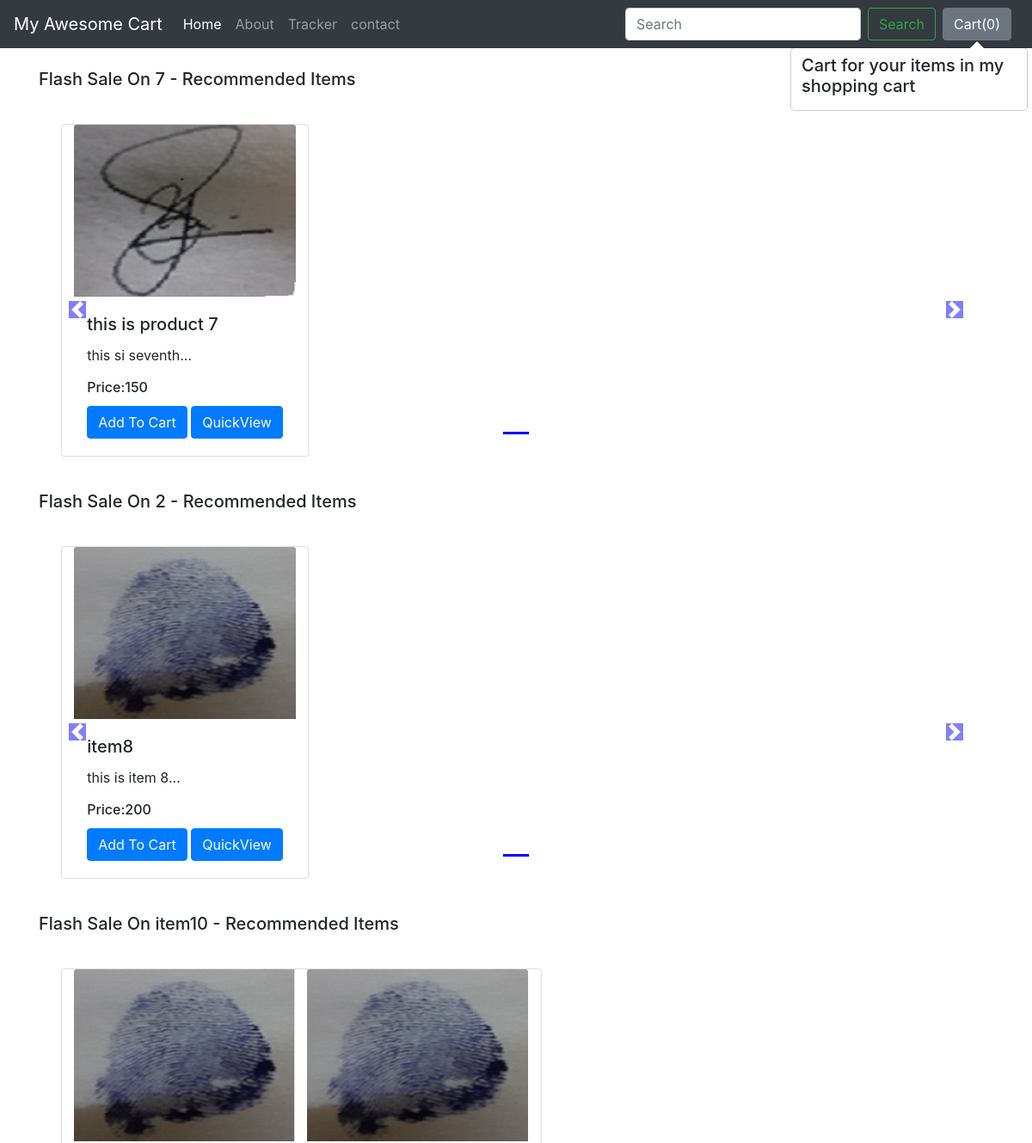
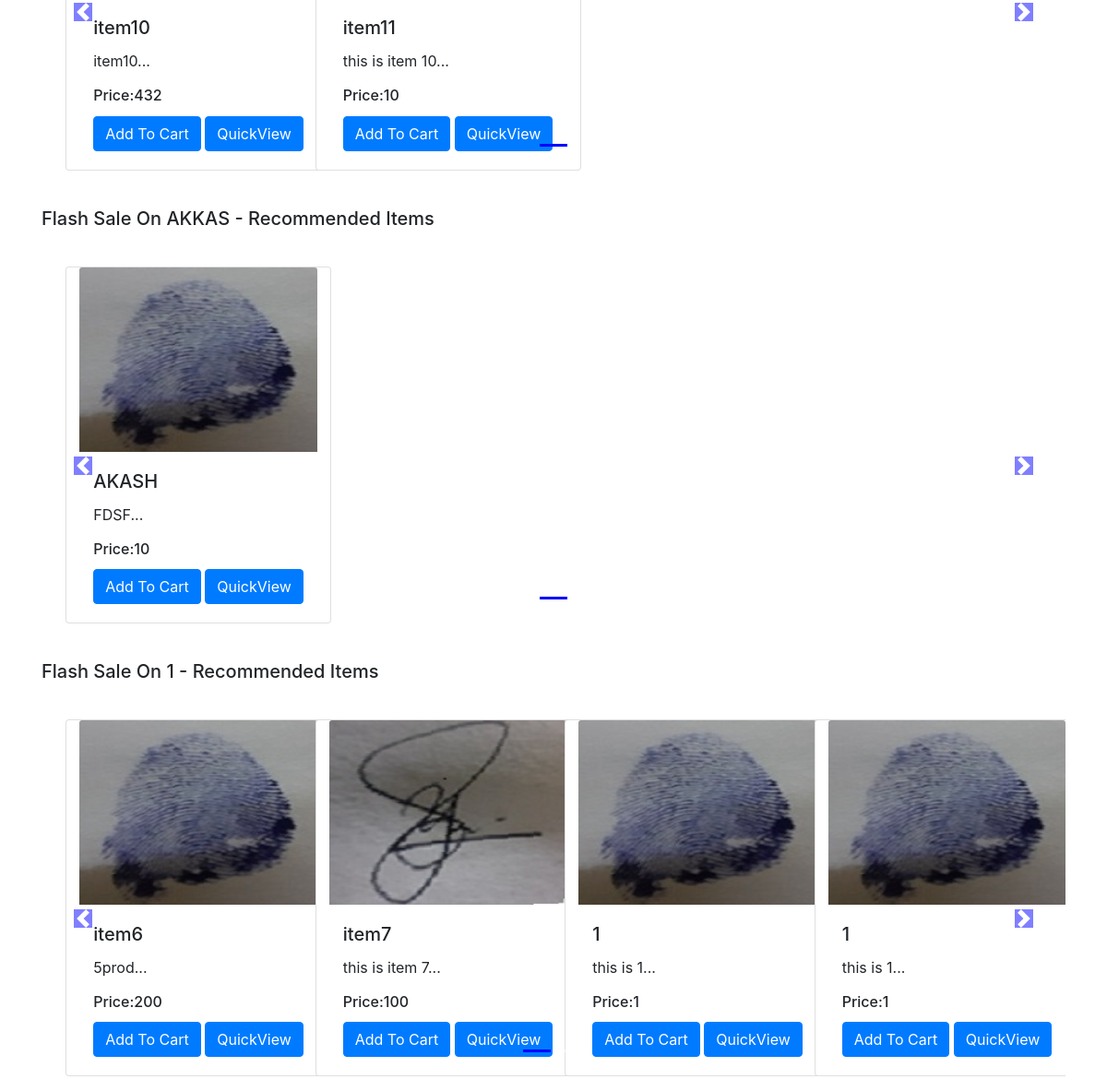
The app's page /shop/ with its own data (2 pictures, top to bottom).
### shop/models.py (models this page shows, shortened)
class Product(models.Model):
    product_id=models.AutoField
    product_name=models.CharField(max_length=50,default="")
    category=models.CharField(max_length=50,default="")
    subcategory=models.CharField(max_length=50,default="")
    price=models.IntegerField(default=0)
    image=models.ImageField(upload_to="shop/images",default="")
    desc=models.CharField(max_length=300)
    publist_date=models.DateField()

### shop/views.py (the view)
# urls.py: path("",views.index,name="shopname")
def index(request):
    products= Product.objects.all()
    allProds=[]
    catprods= Product.objects.values('category', 'id')
    cats= {item["category"] for item in catprods}
    for cat in cats:
        prod=Product.objects.filter(category=cat)
        n = len(prod)
        nSlides = n // 4 + ceil((n / 4) - (n // 4))
        allProds.append([prod, range(1, nSlides), nSlides])
    params={'allProds':allProds }
    return render(request,"shop/index.html", params)

### shop/templates/shop/index.html (shortened to what this page needs)
{% extends 'shop/basic.html' %}
{% block body %}
{% load static %}
<div class="container">
    {% for product, range, nSlides in allProds %}
    <h5 class="my-4">Flash Sale On {{product.0.category}} - Recommended Items</h5>
    <div class="row">
        <div id="demo{{forloop.counter}}" class="col carousel slide my-3" data-ride="carousel">
            <ul class="carousel-indicators">
                <li data-target="#demo{{forloop.counter}}" data-slide-to="0" class="active"></li>
                {% for i in range %}
                <li data-target="#demo{{forloop.parentloop.counter}}" data-slide-to="{{i}}"></li>
                {% endfor %}
            </ul>
            <div class="container carousel-inner no-padding">
                <div class="carousel-item active">
                    {% for i in product %}
                    <div class="col-xs-3 col-sm-3 col-md-3">
                        <div class="card align-items-center" style="width: 18rem;">
                            <img src='/media/{{i.image}}' class="card-img-top" alt="...">
                            <div class="card-body">
                                <h5 class="card-title" id="namepr{{i.id}}">{{i.product_name}}</h5>
                                <p class="card-text">{{i.desc|slice:"0:53"}}...</p>
                                <h6 class="card-title" > Price:<span id="pricepr{{i.id}}">{{i.price}}</span></h6>
                                <span id="divpr{{i.id}}" class="divpr">
                                    <button id="pr{{i.id}}" class="btn btn-primary cart">Add To Cart</button>
                                </span>
                                <a href="/shop/product/{{i.id}}"><button id="qv{{i.id}}" class="btn btn-primary cart">QuickView</button></a>
                            </div>
                        </div>
                    </div>
                    {% if forloop.counter|divisibleby:4 and forloop.counter > 0 and not forloop.last %}
                </div>
                <div class="carousel-item">
                    {% endif %}
                    {% endfor %}
                </div>
            </div>
        </div>
        <a class="carousel-control-prev" href="#demo{{forloop.counter}}" data-slide="prev">
            <span class="carousel-control-prev-icon"></span>
        </a>
        <a class="carousel-control-next" href="#demo{{forloop.counter}}" data-slide="next">
            <span class="carousel-control-next-icon"></span>
        </a>
    </div>
    {% endfor %}
</div>
{% endblock %}

### shop/templates/shop/basic.html (shortened to what this page needs)
<!doctype html>
<html lang="en">
  <head>
    <link rel="stylesheet" href="https://stackpath.bootstrapcdn.com/bootstrap/4.2.1/css/bootstrap.min.css">
  </head>
  <body>
    <nav class="navbar navbar-expand-lg navbar-dark bg-dark">
  <a class="navbar-brand" href="#">My Awesome Cart</a>
  <div class="collapse navbar-collapse" id="navbarSupportedContent">
    <ul class="navbar-nav mr-auto">
      <li class="nav-item active">
        <a class="nav-link" href="/shop">Home <span class="sr-only">(current)</span></a>
      </li>
      <li class="nav-item">
        <a class="nav-link" href="/shop/aboutus">About</a>
      </li>
      <li class="nav-item">
        <a class="nav-link" href="/shop/tracker">Tracker</a>
      </li>
      <li class="nav-item">
        <a class="nav-link" href="/shop/contact">contact</a>
      </li>
    </ul>
    <form class="form-inline my-2 my-lg-0">
      <input class="form-control mr-sm-2" type="search" placeholder="Search" aria-label="Search">
      <button class="btn btn-outline-success my-2 my-sm-0" type="submit">Search</button>
      <button type="button" class="btn btn-secondary mx-2" data-toggle="popover" data-placement="bottom"  id="popcart" data-html="true"> Cart(<span id="cart">0</span>)</button>
    </form>
  </div>
</nav>
  {% block body %} {% endblock %}
  </body>
</html>

### records on screen
Product: category "7", image (picture), product_name "this is product 7", desc "this si seventh", price "150"
Product: category "2", image (picture), product_name "item8", desc "this is item 8", price "200"
Product: category "item10", image (picture), product_name "item10", desc "item10", price "432"
Product: image (picture), product_name "item11", desc "this is item 10", price "10"
Product: category "AKKAS", image (picture), product_name "AKASH", desc "FDSF", price "10"
Product: category "1", image (picture), product_name "item6", desc "5prod", price "200"
Product: image (picture), product_name "item7", desc "this is item 7", price "100"
Product: image (picture), product_name "1", desc "this is 1", price "1"
Product: image (picture), product_name "1", desc "this is 1", price "1"
